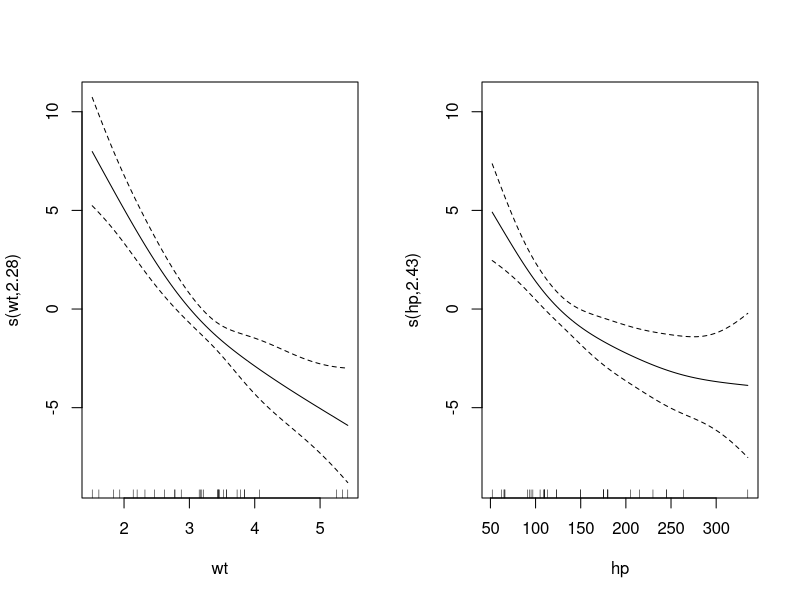
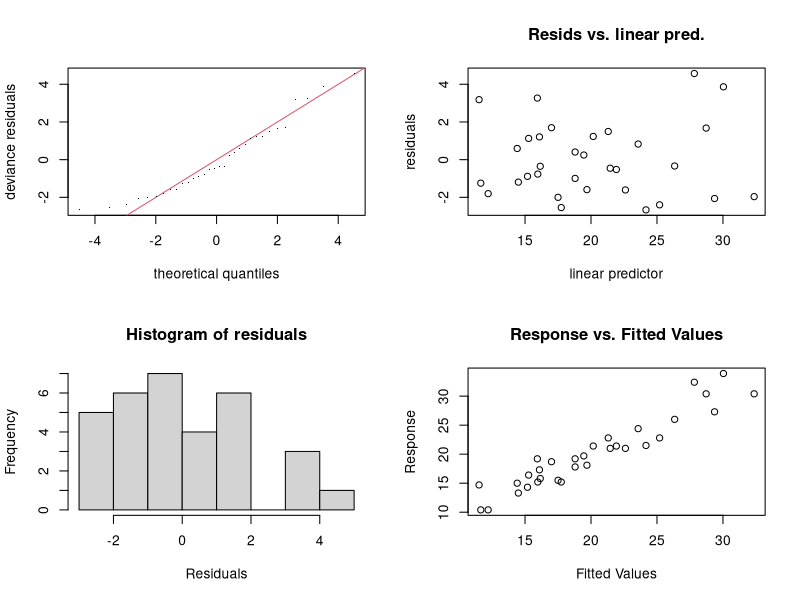

Write the R code that produced these figures, in order.
# Modelos aditivos generalizados (GAM)
# Material didático — Estatística e Ciência de Dados — ICTIN/UFLA
# Fonte: James et al. (2021)

if (!requireNamespace("mgcv", quietly = TRUE)) install.packages("mgcv")
library(mgcv)
ajuste <- gam(mpg ~ s(wt, k = 5) + s(hp, k = 5),
              data = mtcars, method = "REML")
print(summary(ajuste))
par(mfrow = c(1, 2)); plot(ajuste, shade = TRUE)
par(mfrow = c(1, 1))
gam.check(ajuste)
